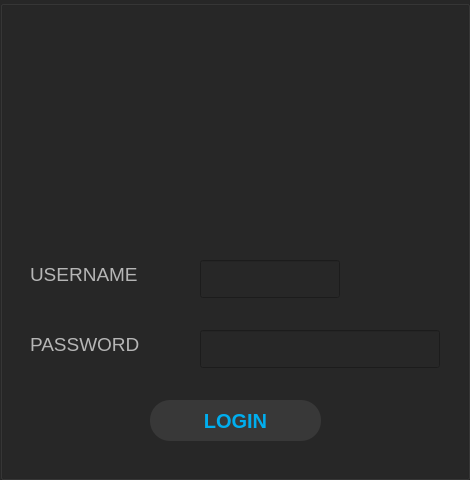
<?xml version="1.0" encoding="UTF-8"?>
<ui version="4.0">
 <class>login</class>
 <widget class="QDialog" name="login">
  <property name="windowModality">
   <enum>Qt::WindowModal</enum>
  </property>
  <property name="geometry">
   <rect>
    <x>0</x>
    <y>0</y>
    <width>470</width>
    <height>480</height>
   </rect>
  </property>
  <property name="font">
   <font>
    <kerning>true</kerning>
   </font>
  </property>
  <property name="windowTitle">
   <string>LOGIN</string>
  </property>
  <property name="styleSheet">
   <string notr="true">background-color: rgb(39, 39, 39);</string>
  </property>
  <widget class="QGroupBox" name="groupBox">
   <property name="geometry">
    <rect>
     <x>0</x>
     <y>0</y>
     <width>470</width>
     <height>480</height>
    </rect>
   </property>
   <property name="styleSheet">
    <string notr="true">background-color: rgb(39, 39, 39);</string>
   </property>
   <property name="title">
    <string/>
   </property>
   <widget class="QPushButton" name="pb_login">
    <property name="geometry">
     <rect>
      <x>150</x>
      <y>400</y>
      <width>171</width>
      <height>41</height>
     </rect>
    </property>
    <property name="font">
     <font>
      <family>Arial</family>
      <pointsize>15</pointsize>
      <weight>75</weight>
      <bold>true</bold>
     </font>
    </property>
    <property name="styleSheet">
     <string notr="true">
QPushButton
{
border-radius:20px;
background-color: rgb(56, 56, 56);
color: rgb(0, 174, 239);
}
QPushButton:hover
{
color: rgb(56, 56, 56);
background-color: rgb(0, 174, 239);
}
</string>
    </property>
    <property name="text">
     <string>LOGIN</string>
    </property>
   </widget>
   <widget class="QLineEdit" name="username">
    <property name="geometry">
     <rect>
      <x>200</x>
      <y>260</y>
      <width>140</width>
      <height>38</height>
     </rect>
    </property>
    <property name="font">
     <font>
      <pointsize>14</pointsize>
     </font>
    </property>
    <property name="styleSheet">
     <string notr="true">color: rgb(182, 182, 182);</string>
    </property>
   </widget>
   <widget class="QLabel" name="label">
    <property name="geometry">
     <rect>
      <x>30</x>
      <y>260</y>
      <width>131</width>
      <height>28</height>
     </rect>
    </property>
    <property name="font">
     <font>
      <pointsize>14</pointsize>
      <weight>50</weight>
      <bold>false</bold>
     </font>
    </property>
    <property name="styleSheet">
     <string notr="true">color: rgb(182, 182, 182);</string>
    </property>
    <property name="text">
     <string>USERNAME</string>
    </property>
   </widget>
   <widget class="QLineEdit" name="password">
    <property name="geometry">
     <rect>
      <x>200</x>
      <y>330</y>
      <width>240</width>
      <height>38</height>
     </rect>
    </property>
    <property name="font">
     <font>
      <pointsize>14</pointsize>
     </font>
    </property>
    <property name="styleSheet">
     <string notr="true">color: rgb(85, 0, 0);</string>
    </property>
    <property name="echoMode">
     <enum>QLineEdit::Password</enum>
    </property>
   </widget>
   <widget class="QLabel" name="label_2">
    <property name="geometry">
     <rect>
      <x>30</x>
      <y>330</y>
      <width>136</width>
      <height>28</height>
     </rect>
    </property>
    <property name="font">
     <font>
      <pointsize>14</pointsize>
      <weight>50</weight>
      <bold>false</bold>
     </font>
    </property>
    <property name="styleSheet">
     <string notr="true">color: rgb(182, 182, 182);</string>
    </property>
    <property name="text">
     <string>PASSWORD</string>
    </property>
   </widget>
   <widget class="QLabel" name="label_3">
    <property name="geometry">
     <rect>
      <x>145</x>
      <y>20</y>
      <width>181</width>
      <height>201</height>
     </rect>
    </property>
    <property name="text">
     <string/>
    </property>
    <property name="pixmap">
     <pixmap>SmartParc.png</pixmap>
    </property>
    <property name="scaledContents">
     <bool>true</bool>
    </property>
    <property name="alignment">
     <set>Qt::AlignCenter</set>
    </property>
   </widget>
  </widget>
 </widget>
 <resources/>
 <connections/>
</ui>
